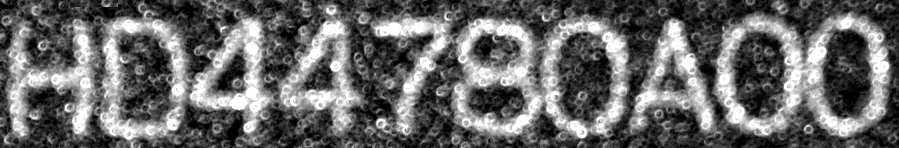
#> input picture task_3/outputs/task3_subimage.png, 899 x 148 px
$ python task_4.py
#> lines starting #> are read from the running program, lines starting #| are printed output that depends on the picture; after the words box and inside, x2 and y2 are one past the last pixel; in counts of white or black regions, pixels touching at a corner belong together
### common.py
"""Shared image-processing helpers for the ME5411 group project.

The course brief strongly encourages self-implemented algorithms instead of
calling ready-made packages.  Every routine in this module is implemented from
first principles with NumPy only:

  * ``rgb_to_gray``                 -- BT.601 luminance conversion
  * ``percentile_stretch``          -- robust linear contrast stretch
  * ``box_filter``                  -- separable box (averaging) filter
  * ``otsu_threshold``              -- Otsu's global thresholding method
  * ``adaptive_threshold_mean``     -- local mean-based adaptive thresholding
  * ``binary_dilate`` / ``binary_erode`` / ``binary_open`` / ``binary_close``
  * ``connected_components``        -- two-pass labelling with union-find
  * ``trace_outer_boundary``        -- Moore-neighbor contour following
  * ``component_outlines``          -- outer and hole outlines of a component
  * ``freeman_chain_code``          -- 8-direction chain code of a trace
  * ``integral_image``              -- summed-area table used by the filters

Tasks import this module from the project root, e.g.

    from common import box_filter, otsu_threshold
"""

from __future__ import annotations

import numpy as np


# [17 lines left out: functions rgb_to_gray, percentile_stretch, not called in this run]


def integral_image(image: np.ndarray) -> np.ndarray:
    """Return a summed-area table ``S`` with ``S[0, :] == S[:, 0] == 0``.

    The sum of ``image[i0:i1, j0:j1]`` is
    ``S[i1, j1] - S[i0, j1] - S[i1, j0] + S[i0, j0]``.
    """
    table = np.zeros((image.shape[0] + 1, image.shape[1] + 1), dtype=np.float64)
    table[1:, 1:] = np.cumsum(np.cumsum(image, axis=0), axis=1)
    return table


def box_filter(gray: np.ndarray, size: int) -> np.ndarray:
    """Apply a separable ``size x size`` box (averaging) filter.

    Boundary pixels are handled by replicating the edge values.  The kernel is
    separable, so the filter is computed in O(hw) time with a summed-area
    table instead of the O(hw * size^2) sliding-window implementation.
    """
#> called with size = 5
    if size < 1 or size % 2 == 0:
        raise ValueError("filter size must be a positive odd integer")
    radius = size // 2
    padded = np.pad(gray, radius, mode="edge")
    table = integral_image(padded)
    sums = (
        table[size:, size:]
        - table[:-size, size:]
        - table[size:, :-size]
        + table[:-size, :-size]
    )
    return sums / float(size * size)


def otsu_threshold(gray: np.ndarray) -> tuple[float, np.ndarray]:
    """Return Otsu's threshold and the resulting binary mask.

    The threshold maximises the between-class variance of the 256-bin
    intensity histogram.  Foreground pixels are ``True``.
    """
    values = np.rint(np.clip(gray, 0, 255)).astype(np.uint8)
#> values is the input picture: shape (148, 899); min 0, max 255, mean 103.7
    histogram = np.bincount(values.ravel(), minlength=256).astype(np.float64)
#> histogram = 256 values, max 10192 at index 31, min 0 at index 2, mean 519.7
    probabilities = histogram / histogram.sum()
#> probabilities = 256 values, max 0.0766 at index 31, min 0 at index 2, mean 0.00391
    levels = np.arange(256, dtype=np.float64)
    cumulative_weight = np.cumsum(probabilities)
#> cumulative_weight = 256 values from 0.017 to 1
    cumulative_mean = np.cumsum(probabilities * levels)
#> cumulative_mean = 256 values from 0 to 103.7
    total_mean = cumulative_mean[-1]
#> total_mean = 103.7
    valid = (cumulative_weight > 0) & (cumulative_weight < 1)
    between = np.zeros(256, dtype=np.float64)
    between[valid] = (
        (total_mean * cumulative_weight[valid] - cumulative_mean[valid]) ** 2
        / (cumulative_weight[valid] * (1.0 - cumulative_weight[valid]))
    )
    threshold = float(np.argmax(between))
    return threshold, gray > threshold


def local_mean(gray: np.ndarray, window: int) -> np.ndarray:
    """Compute the local mean over a ``window x window`` neighbourhood."""
    if window < 1 or window % 2 == 0:
        raise ValueError("window must be a positive odd integer")
    radius = window // 2
    padded = np.pad(gray, radius, mode="edge")
    table = integral_image(padded)
    sums = (
        table[window:, window:]
        - table[:-window, window:]
        - table[window:, :-window]
        + table[:-window, :-window]
    )
    return sums / float(window * window)


def adaptive_threshold_mean(
    gray: np.ndarray, window: int, c: float = 10.0
) -> np.ndarray:
    """Adaptive threshold ``T(x, y) = mean_{window}(x, y) - c``.

    A pixel is foreground when it is brighter than its local mean minus the
    offset ``c``.  Positive ``c`` is the conventional setting for bright
    strokes on a dark background; a negative ``c`` marks only pixels that are
    substantially brighter than the local mean.
    """
    mean = local_mean(gray, window)
    return gray > (mean - c)


def binary_dilate(mask: np.ndarray, size: int) -> np.ndarray:
    """Morphological dilation with a ``size x size`` square structuring
    element, implemented as the union of shifted copies."""
    if size < 1 or size % 2 == 0:
        raise ValueError("size must be a positive odd integer")
    radius = size // 2
    padded = np.pad(mask, radius, mode="constant", constant_values=False)
    height, width = mask.shape
    result = np.zeros_like(mask)
    for dy in range(size):
        for dx in range(size):
            result |= padded[dy : dy + height, dx : dx + width]
    return result


def binary_erode(mask: np.ndarray, size: int) -> np.ndarray:
    """Morphological erosion with a ``size x size`` square structuring
    element, implemented as the intersection of shifted copies."""
    if size < 1 or size % 2 == 0:
        raise ValueError("size must be a positive odd integer")
    radius = size // 2
    padded = np.pad(mask, radius, mode="constant", constant_values=False)
    height, width = mask.shape
    result = np.ones_like(mask)
    for dy in range(size):
        for dx in range(size):
            result &= padded[dy : dy + height, dx : dx + width]
    return result


def binary_open(mask: np.ndarray, size: int) -> np.ndarray:
    """Morphological opening (erosion followed by dilation)."""
    return binary_dilate(binary_erode(mask, size), size)


def binary_close(mask: np.ndarray, size: int) -> np.ndarray:
    """Morphological closing (dilation followed by erosion)."""
    return binary_erode(binary_dilate(mask, size), size)


def connected_components(binary: np.ndarray) -> tuple[np.ndarray, int]:
    """Label 8-connected foreground components with a two-pass union-find.

    Returns ``(labels, count)`` where labels of background pixels are 0 and
    the foreground components are numbered 1..count.
    """
    height, width = binary.shape
    labels = np.zeros((height, width), dtype=np.int64)
    parent = [0]

    def find(label: int) -> int:
        root = label
        while parent[root] != root:
            root = parent[root]
        while parent[label] != root:  # path compression
            parent[label], label = root, parent[label]
        return root

    def union(a: int, b: int) -> None:
        root_a, root_b = find(a), find(b)
        if root_a != root_b:
            parent[max(root_a, root_b)] = min(root_a, root_b)

    next_label = 1
    for y in range(height):
        row = binary[y]
        for x in range(width):
            if not row[x]:
                continue
            neighbours = []
            if x > 0 and labels[y, x - 1]:
                neighbours.append(labels[y, x - 1])
            if y > 0:
                if labels[y - 1, x]:
                    neighbours.append(labels[y - 1, x])
                if x > 0 and labels[y - 1, x - 1]:
                    neighbours.append(labels[y - 1, x - 1])
                if x + 1 < width and labels[y - 1, x + 1]:
                    neighbours.append(labels[y - 1, x + 1])
            if not neighbours:
                labels[y, x] = next_label
                parent.append(next_label)
                next_label += 1
            else:
                smallest = min(neighbours)
                labels[y, x] = smallest
                for neighbour in neighbours:
                    union(smallest, neighbour)

    remap = {}
    count = 0
    for y in range(height):
        for x in range(width):
            label = labels[y, x]
            if label:
                root = find(label)
                if root not in remap:
                    count += 1
                    remap[root] = count
                labels[y, x] = remap[root]
    return labels, count


# Clockwise 8-neighbour offsets starting from the west neighbour.
_NEIGHBOURS = (
    (-1, 0),   # 0: W
    (-1, -1),  # 1: NW
    (0, -1),   # 2: N
    (1, -1),   # 3: NE
    (1, 0),    # 4: E
    (1, 1),    # 5: SE
    (0, 1),    # 6: S
    (-1, 1),   # 7: SW
)

# Freeman chain-code direction for every pixel offset.
_DIRECTION = {
    (1, 0): 0,
    (1, -1): 1,
    (0, -1): 2,
    (-1, -1): 3,
    (-1, 0): 4,
    (-1, 1): 5,
    (0, 1): 6,
    (1, 1): 7,
}


# [102 lines left out: functions trace_outer_boundary, _hole_masks, component_outlines, freeman_chain_code, not called in this run]

### task_4/task_4.py
#!/usr/bin/env python3
"""Reproducible experiments for ME5411 Task 4: binary image conversion.

Run from the project root:
    /opt/miniconda3/envs/cvtask/bin/python task_4/task_4.py

The script converts the Task 3 sub-image to a binary image.  It compares a
global Otsu threshold with a local adaptive mean threshold and selects the
method that keeps the ten characters as separate, noise-free foreground
components.  All thresholds and connected-component analysis are implemented
from first principles in ``common.py``.
"""

from __future__ import annotations

import csv
import json
import sys
from pathlib import Path

import matplotlib

matplotlib.use("Agg")
import matplotlib.pyplot as plt
import numpy as np
from PIL import Image


PROJECT_ROOT = Path(__file__).resolve().parents[1]
sys.path.insert(0, str(PROJECT_ROOT))
from common import (  # noqa: E402
    adaptive_threshold_mean,
    binary_open,
    box_filter,
    connected_components,
    otsu_threshold,
)


SUBIMAGE_PATH = PROJECT_ROOT / "task_3" / "outputs" / "task3_subimage.png"
OUTPUT_DIR = Path(__file__).resolve().parent / "outputs"

SMOOTH_SIZE = 5  # averaging filter applied before thresholding
OPEN_SIZE = 3  # structuring element of the morphological opening
ADAPTIVE_WINDOW = 41  # local window of the adaptive mean threshold
ADAPTIVE_OFFSET = 25.0  # foreground is >25 grey levels above the local mean
MIN_CHARACTER_AREA = 500  # components above this area are character strokes


def component_summary(binary: np.ndarray) -> dict[str, float]:
    """Return component statistics used to judge binarization quality."""
    labels, count = connected_components(binary)
    areas = [int((labels == label).sum()) for label in range(1, count + 1)]
    large = [area for area in areas if area >= MIN_CHARACTER_AREA]
    noise = [area for area in areas if area < MIN_CHARACTER_AREA]
    return {
        "foreground_ratio_percent": 100.0 * float(binary.mean()),
        "n_components": float(count),
        "n_character_components": float(len(large)),
        "largest_noise_area": float(max(noise)) if noise else 0.0,
    }


def save_comparison(
    subimage: np.ndarray, methods: list[tuple[str, np.ndarray]]
) -> None:
    """Side-by-side comparison of the sub-image and the binary candidates."""
    fig, axes = plt.subplots(2, 2, figsize=(12, 3.9), constrained_layout=True)
    axes[0, 0].imshow(subimage, cmap="gray", vmin=0, vmax=255)
    axes[0, 0].set_title("Task 3 sub-image")
    axes[0, 0].axis("off")
    for axis, (name, binary, _params) in zip(axes.ravel()[1:], methods):
        axis.imshow(binary, cmap="gray", vmin=0, vmax=1)
        axis.set_title(name)
        axis.axis("off")
    fig.savefig(OUTPUT_DIR / "task4_comparison.png", dpi=220)
    plt.close(fig)


def main() -> None:
    OUTPUT_DIR.mkdir(parents=True, exist_ok=True)
    subimage = np.asarray(
        Image.open(SUBIMAGE_PATH).convert("L"), dtype=np.float64
    )
    smoothed = box_filter(subimage, SMOOTH_SIZE)

    otsu_threshold_value, binary_otsu = otsu_threshold(subimage)
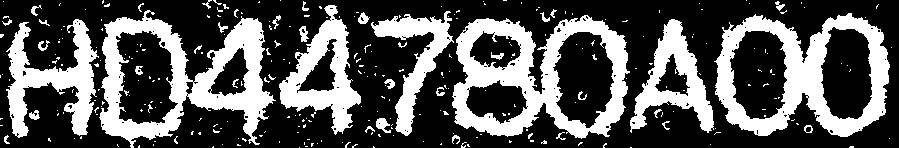
#> binary_otsu: shape (148, 899) bool; 34% white; 296 white regions (257 under 20 px), largest, box (x1, y1, x2, y2) and area: (452, 15, 630, 139) 9589, (99, 10, 276, 148) 9053, (714, 13, 890, 137) 8879
#> otsu_threshold_value = 125
    smoothed_threshold, binary_smoothed = otsu_threshold(smoothed)
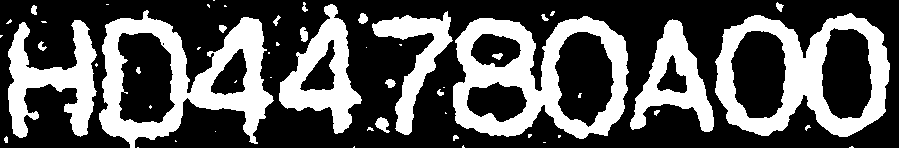
#> binary_smoothed: shape (148, 899) bool; 34.6% white; 55 white regions (31 under 20 px), largest, box (x1, y1, x2, y2) and area: (453, 16, 629, 139) 10114, (99, 10, 274, 148) 9521, (715, 13, 890, 137) 9210
#> smoothed_threshold = 123
    binary_cleaned = binary_open(binary_smoothed, OPEN_SIZE)
#> in binary_erode, `padded = np.pad(mask, radius, mode="constant", constant_values=False)`: padded: shape (150, 901) bool; 34.1% white; 55 white regions (31 under 20 px), largest, box (x1, y1, x2, y2) and area: (454, 17, 630, 140) 10114, (100, 11, 275, 149) 9521, (716, 14, 891, 138) 9210
#> after the loop in binary_erode, `for dy in range(size):`:
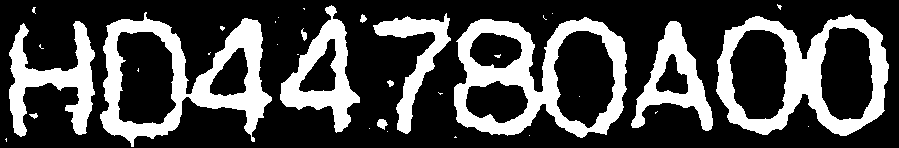
#> result: shape (148, 899) bool; 28.6% white; 35 white regions (23 under 20 px), largest, box (x1, y1, x2, y2) and area: (454, 17, 627, 138) 8508, (100, 12, 272, 147) 7979, (716, 14, 889, 136) 7817
#> in binary_dilate, `radius = size // 2`: radius = 1
#> in binary_dilate, `padded = np.pad(mask, radius, mode="constant", constant_values=False)`: padded: shape (150, 901) bool; 28.2% white; 35 white regions (23 under 20 px), largest, box (x1, y1, x2, y2) and area: (455, 18, 628, 139) 8508, (101, 13, 273, 148) 7979, (717, 15, 890, 137) 7817
#> after the loop in binary_dilate, `for dy in range(size):`: result: shape (148, 899) bool; 34.3% white; 32 white regions (10 under 20 px), largest, box (x1, y1, x2, y2) and area: (453, 16, 628, 139) 10104, (99, 11, 273, 148) 9449, (715, 13, 890, 137) 9203
    binary_adaptive = adaptive_threshold_mean(
        smoothed, ADAPTIVE_WINDOW, c=-ADAPTIVE_OFFSET
    )
#> in adaptive_threshold_mean, `return gray > (mean - c)`:
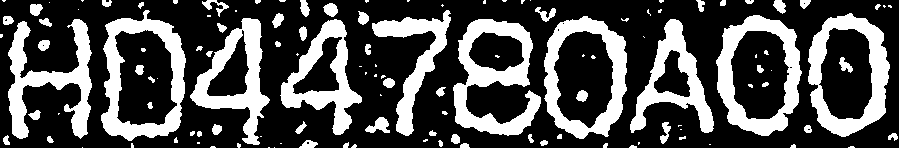
#> returned value: shape (148, 899) bool; 30.7% white; 126 white regions (62 under 20 px), largest, box (x1, y1, x2, y2) and area: (453, 19, 541, 136) 4336, (101, 10, 186, 141) 4149, (808, 13, 890, 137) 3997

    methods = [
        (
            f"Global Otsu, T={otsu_threshold_value:.0f}",
            binary_otsu,
            {"threshold": otsu_threshold_value},
        ),
        (
            "Otsu after 5x5 smoothing + 3x3 opening",
            binary_cleaned,
            {"threshold": smoothed_threshold},
        ),
        (
            f"Adaptive mean 41x41, +{ADAPTIVE_OFFSET:.0f} (chosen)",
            binary_adaptive,
            {"threshold": "local"},
        ),
    ]

    rows = []
    for name, binary, params in methods:
        row = {"method": name}
        row.update(component_summary(binary))
        row["threshold_or_params"] = params["threshold"]
        rows.append(row)
#> this loop made 3 passes
#> (name, params) on passes 2 to 3: ('Otsu after 5x5 smoothing + 3x3 opening', {'threshold': 123}), ('Adaptive mean 41x41, +25 (chosen)', {'threshold': 'local'})
#> (name, params) on pass 1: ('Global Otsu, T=125', {'threshold': 125})
#> pass 1, in component_summary, `labels, count = connected_components(binary)`:
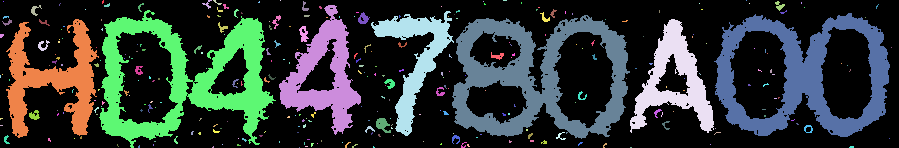
#> labels: shape (148, 899) int64; 297 distinct labels, from 0 to 296; one colour per label, 0 black
#> pass 2, in component_summary (call 2), `labels, count = connected_components(binary)`:
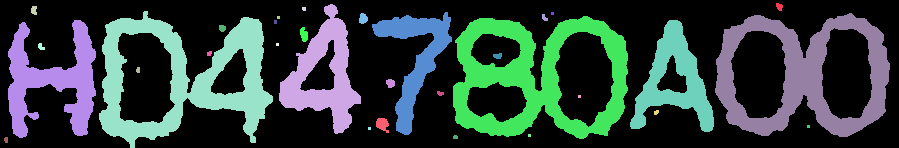
#> labels: shape (148, 899) int64; 33 distinct labels, from 0 to 32; one colour per label, 0 black
#> pass 3, in component_summary (call 3), `labels, count = connected_components(binary)`:
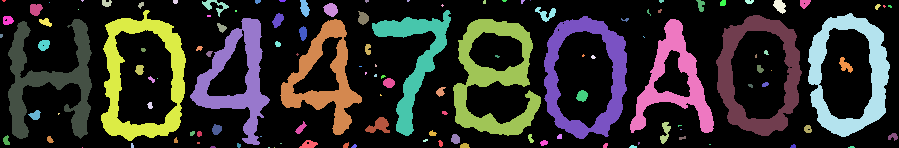
#> labels: shape (148, 899) int64; 127 distinct labels, from 0 to 126; one colour per label, 0 black

    with (OUTPUT_DIR / "task4_metrics.csv").open("w", newline="") as csv_file:
        writer = csv.DictWriter(csv_file, fieldnames=rows[0].keys())
        writer.writeheader()
        writer.writerows(rows)

    Image.fromarray((binary_otsu * 255).astype(np.uint8)).save(
        OUTPUT_DIR / "task4_binary_otsu.png"
    )
    Image.fromarray((binary_cleaned * 255).astype(np.uint8)).save(
        OUTPUT_DIR / "task4_binary_otsu_cleaned.png"
    )
    Image.fromarray((binary_adaptive * 255).astype(np.uint8)).save(
        OUTPUT_DIR / "task4_binary.png"
    )
    save_comparison(subimage, methods)
#> the loop in save_comparison, `for axis, (name, binary, _params) in zip(axes.ravel()[1:], methods):` made 3 passes
#> (name, _params) on passes 1 to 3: ('Global Otsu, T=125', {'threshold': 125}), ('Otsu after 5x5 smoothing + 3x3 opening', {'threshold': 123}), ('Adaptive mean 41x41, +25 (chosen)', {'threshold': 'local'})

    metadata = {
        "subimage": str(SUBIMAGE_PATH.relative_to(PROJECT_ROOT)),
        "smoothing_size": SMOOTH_SIZE,
        "otsu_threshold": otsu_threshold_value,
        "adaptive_window": ADAPTIVE_WINDOW,
        "adaptive_offset": ADAPTIVE_OFFSET,
        "chosen_method": f"adaptive mean threshold, window={ADAPTIVE_WINDOW}, offset=+{ADAPTIVE_OFFSET:.0f}",
        "output": "task4_binary.png",
    }
    with (OUTPUT_DIR / "task4_thresholds.json").open("w") as handle:
        json.dump(metadata, handle, indent=2)

    print(f"Input: {SUBIMAGE_PATH.relative_to(PROJECT_ROOT)}")
    print(f"Otsu threshold on raw sub-image: {otsu_threshold_value:.1f}")
#| Otsu threshold on raw sub-image: 125.0
    print(f"Otsu threshold on 5x5 smoothed sub-image: {smoothed_threshold:.1f}")
#| Otsu threshold on 5x5 smoothed sub-image: 123.0
    print(f"Output directory: {OUTPUT_DIR.relative_to(PROJECT_ROOT)}")
    for row in rows:
        print(
            f"{row['method']}: foreground={row['foreground_ratio_percent']:.2f}%, "
            f"components={int(row['n_components'])}, "
            f"character components={int(row['n_character_components'])}, "
            f"largest noise area={int(row['largest_noise_area'])}"
        )
#> this loop made 3 passes
#| Global Otsu, T=125: foreground=34.00%, components=296, character components=7, largest noise area=131
#| Otsu after 5x5 smoothing + 3x3 opening: foreground=34.31%, components=32, character components=7, largest noise area=135
#| Adaptive mean 41x41, +25 (chosen): foreground=30.72%, components=126, character components=10, largest noise area=224


if __name__ == "__main__":
    main()
